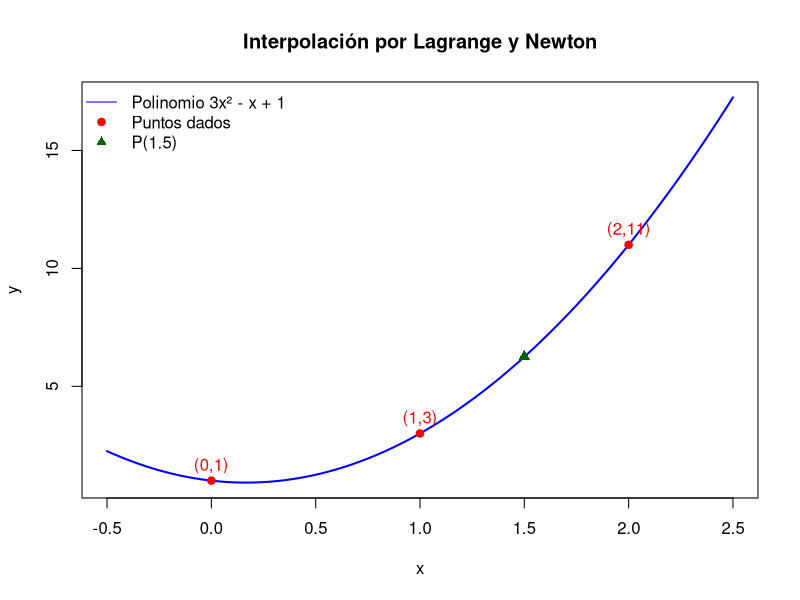
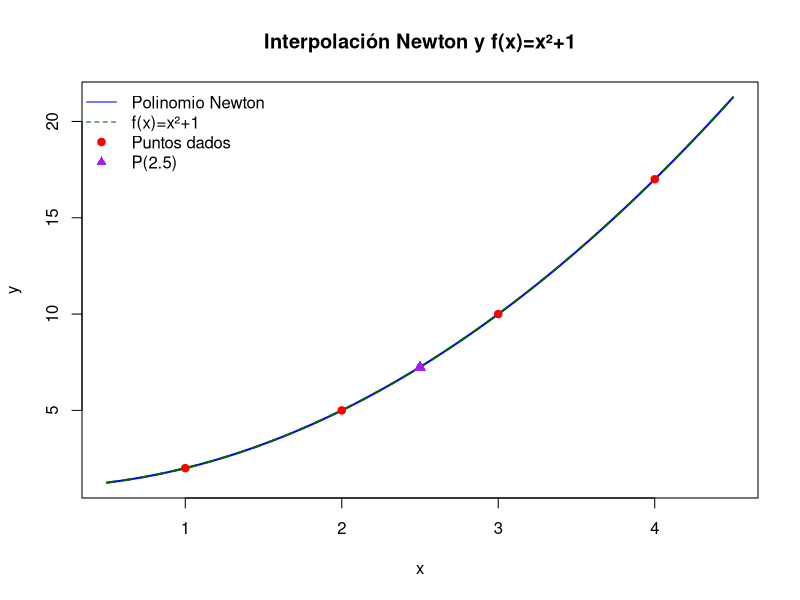
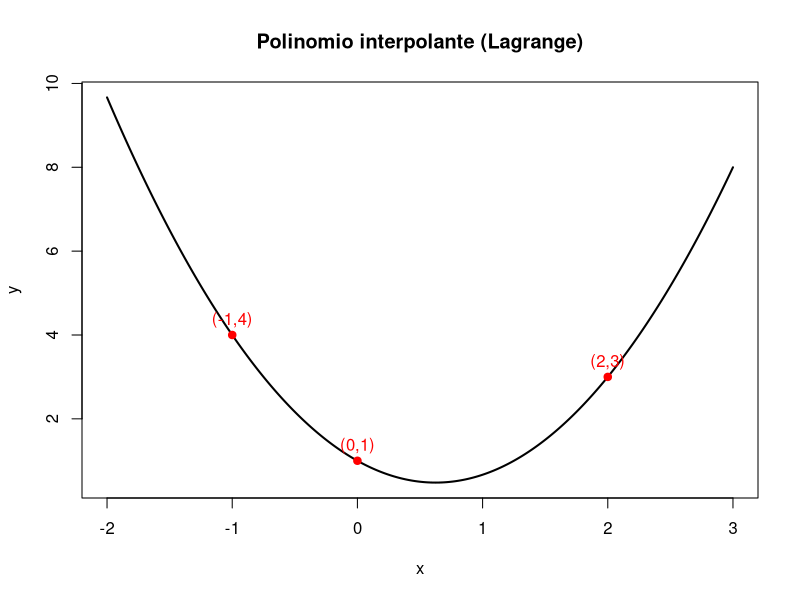

Write the R code that produced these figures, in order.
## ---- chunk 1
knitr::opts_chunk$set(echo = TRUE)
## ---- chunk 2
# Datos dados

x <- c(0, 1, 2)
y <- c(1, 3, 11)

# Definimos función del polinomio de Lagrange
P_Lagrange <- function(xv) {
  L0 <- (xv - 1)*(xv - 2) / ((0 - 1)*(0 - 2))
  L1 <- (xv - 0)*(xv - 2) / ((1 - 0)*(1 - 2))
  L2 <- (xv - 0)*(xv - 1) / ((2 - 0)*(2 - 1))
  return(1*L0 + 3*L1 + 11*L2)
}

# Comprobamos el polinomio con varios puntos
xx <- seq(0, 2, by=0.5)
yy <- P_Lagrange(xx)

# Ajuste simbólico para obtener coeficientes del polinomio
fit <- lm(yy ~ poly(xx, 2, raw=TRUE))
coeficientes <- coef(fit)
a0 <- round(coeficientes[1], 6)
a1 <- round(coeficientes[2], 6)
a2 <- round(coeficientes[3], 6)

cat("Polinomio interpolante por Lagrange:\n")
cat("P(x) =", a2, "* x^2 +", a1, "* x +", a0, "\n\n")
## ---- chunk 3
# Calculamos las diferencias divididas
f_x0 <- y[1]
f_x0x1 <- (y[2]-y[1])/(x[2]-x[1])
f_x1x2 <- (y[3]-y[2])/(x[3]-x[2])
f_x0x1x2 <- (f_x1x2 - f_x0x1)/(x[3]-x[1])

cat("Tabla de diferencias divididas:\n")
cat("f[x0] =", f_x0, "\n")
cat("f[x0,x1] =", f_x0x1, "\n")
cat("f[x1,x2] =", f_x1x2, "\n")
cat("f[x0,x1,x2] =", f_x0x1x2, "\n\n")

# Forma de Newton:
# P(x) = f[x0] + f[x0,x1]*(x - x0) + f[x0,x1,x2]*(x - x0)*(x - x1)
P_Newton <- function(xv) {
  f_x0 + f_x0x1*(xv - x[1]) + f_x0x1x2*(xv - x[1])*(xv - x[2])
}

# Comprobamos que ambos métodos coinciden
test_points <- seq(0,2,by=0.5)
cat("Comparación Lagrange vs Newton:\n")
for (i in seq_along(test_points)) {
  cat("x =", test_points[i], 
      "Lagrange =", round(P_Lagrange(test_points[i]),4), 
      "Newton =", round(P_Newton(test_points[i]),4), "\n")
}
## ---- chunk 4
x_eval <- 1.5
P_val <- 3*x_eval^2 - x_eval + 1
cat("\nEvaluación en x = 1.5:\n")
cat("P(1.5) =", P_val, "\n\n")

cat("Conclusión: el polinomio 3x² - x + 1 coincide en ambos métodos.\n")
cat("El valor en x=1.5 es 6.25, igual al obtenido por ajuste visual cuadrático.\n")
## ---- chunk 5
xs_plot <- seq(min(x)-0.5, max(x)+0.5, length.out=200)
ys_plot <- 3*xs_plot^2 - xs_plot + 1

plot(xs_plot, ys_plot, type="l", lwd=2, col="blue",
     xlab="x", ylab="y", main="Interpolación por Lagrange y Newton")
points(x, y, pch=19, col="red")
text(x, y, labels=paste0("(",x,",",y,")"), pos=3, col="red")
points(x_eval, P_val, pch=17, col="darkgreen", cex=1.2)
legend("topleft", legend=c("Polinomio 3x² - x + 1", "Puntos dados", "P(1.5)"),
       col=c("blue","red","darkgreen"), pch=c(NA,19,17), lty=c(1,NA,NA), bty="n")


## ---- chunk 6
# Datos

x <- c(1,2,3,4)
y <- c(2,5,10,17)
## ---- chunk 7
n <- length(x)
dd <- matrix(NA, nrow=n, ncol=n)
dd[,1] <- y
for (j in 2:n) {
  for (i in 1:(n-j+1)) {
    dd[i,j] <- (dd[i+1,j-1] - dd[i,j-1]) / (x[i+j-1] - x[i])
  }
}
coef_newton <- dd[1,]
## ---- chunk 8
dd_print <- dd
dd_print[is.na(dd_print)] <- ""
cat("**Tabla de diferencias divididas (Newton):**\n\n")
print(knitr::kable(dd_print, digits=6, col.names=paste0("Orden ",0:(n-1))))

# Forma de Newton

P_newton_eval <- function(xv) {
  s <- coef_newton[1]
  term <- 1
  for (k in 2:length(coef_newton)) {
    term <- term * (xv - x[k-1])
    s <- s + coef_newton[k]*term
  }
  return(s)
}
## ---- chunk 9
x_eval <- 2.5
P_at_2_5 <- P_newton_eval(x_eval)
cat("\n**Evaluación del polinomio en x = 2.5:**\n")
cat("P(2.5) =", round(P_at_2_5, 6), "\n")
## ---- chunk 10
f_direct <- function(xv) xv^2 + 1
f_at_2_5 <- f_direct(x_eval)
cat("\n**Comparación con f(x) = x² + 1:**\n")
cat("f(2.5) =", round(f_at_2_5, 6), "\n")
cat("Diferencia =", round(P_at_2_5 - f_at_2_5, 12), "\n")

if (abs(P_at_2_5 - f_at_2_5) < 1e-10) {
  cat("\n El polinomio interpolante coincide con f(x)=x²+1.\n")
} else {
  cat("\n Hay una pequeña diferencia numérica.\n")
}
## ---- chunk 11
xs_plot <- seq(min(x)-0.5, max(x)+0.5, length.out=300)
ys_poly <- sapply(xs_plot, P_newton_eval)
ys_fx <- xs_plot^2 + 1

plot(xs_plot, ys_poly, type="l", lwd=2, col="blue",
     xlab="x", ylab="y", main="Interpolación Newton y f(x)=x²+1")
lines(xs_plot, ys_fx, lty=2, lwd=2, col="darkgreen")
points(x, y, pch=19, col="red")
points(x_eval, P_at_2_5, pch=17, col="purple", cex=1.2)
legend("topleft",
       legend=c("Polinomio Newton","f(x)=x²+1","Puntos dados","P(2.5)"),
       col=c("blue","darkgreen","red","purple"),
       lty=c(1,2,NA,NA), pch=c(NA,NA,19,17), bty="n")
## ---- chunk 12
# Datos
x_pts <- c(-1, 0, 2)
y_pts <- c(4, 1, 3)
## ---- chunk 13
L0 <- function(xv) { (xv - x_pts[2])*(xv - x_pts[3]) / ((x_pts[1] - x_pts[2])*(x_pts[1] - x_pts[3])) }
L1 <- function(xv) { (xv - x_pts[1])*(xv - x_pts[3]) / ((x_pts[2] - x_pts[1])*(x_pts[2] - x_pts[3])) }
L2 <- function(xv) { (xv - x_pts[1])*(xv - x_pts[2]) / ((x_pts[3] - x_pts[1])*(x_pts[3] - x_pts[2])) }
## ---- chunk 14
P_L <- function(xv) {
  y_pts[1]*L0(xv) + y_pts[2]*L1(xv) + y_pts[3]*L2(xv)
}
## ---- chunk 15
A <- matrix(c(1, -1, 1^2,    # x=-1 -> [1, -1, 1]
              1,  0, 0^2,    # x=0  -> [1,  0, 0]
              1,  2, 2^2),   # x=2  -> [1,  2, 4]
            nrow=3, byrow=TRUE)
b <- c(P_L(-1), P_L(0), P_L(2))
coef <- solve(A, b)   

a0 <- round(as.numeric(coef[1]), 8)
a1 <- round(as.numeric(coef[2]), 8)
a2 <- round(as.numeric(coef[3]), 8)

cat("**Resultado (forma general):**\n\n")
cat(paste0("Se obtiene el polinomio cuadrático\n\n \\(P_2(x) = ", a0, " + (", a1, ")x + (", a2, ")x^2\\)\n\n"))
## ---- chunk 16
cat("**Polinomio simplificado:**\n\n")
cat(paste0("$$P_2(x)= ", a2, "x^2 + ", a1, "x + ", a0, "$$\n\n"))
## ---- chunk 17
vals <- c(P_L(-1), P_L(0), P_L(2))
names(vals) <- c("P(-1)","P(0)","P(2)")
cat("**Verificación en los puntos dados:**\n\n")
for (i in 1:3) {
  cat(names(vals)[i], " = ", round(vals[i],8), "\n\n")
}
## ---- chunk 18
cat("Comprobación comparando con los valores originales:\n\n")
comp <- c(round(vals[1],8)==y_pts[1], round(vals[2],8)==y_pts[2], round(vals[3],8)==y_pts[3])
print(data.frame(Punto = c("(-1,4)","(0,1)","(2,3)"),
                 Valor_Interpolado = round(vals,8),
                 Valor_Original = y_pts,
                 Coincide = comp))
## ---- chunk 19
xs <- seq(min(x_pts)-1, max(x_pts)+1, length.out=300)
ys <- sapply(xs, P_L)
plot(xs, ys, type="l", lwd=2, xlab="x", ylab="y", main="Polinomio interpolante (Lagrange)")
points(x_pts, y_pts, pch=19, col="red")
text(x_pts, y_pts, labels=paste0("(", x_pts, ",", y_pts, ")"), pos=3, col="red")

## ---- chunk 20

## ---- chunk 21

## ---- chunk 22

